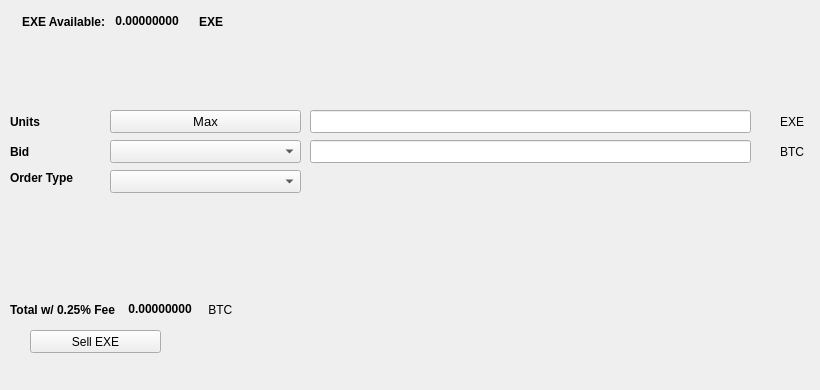
   <widget class="QWidget" name="SellTab">
    <attribute name="title">
     <string>Sell</string>
    </attribute>
    <widget class="QLabel" name="label_16">
     <property name="geometry">
      <rect>
       <x>780</x>
       <y>140</y>
       <width>31</width>
       <height>23</height>
      </rect>
     </property>
     <property name="text">
      <string>BTC</string>
     </property>
    </widget>
    <widget class="QComboBox" name="SellBidcomboBox">
     <property name="geometry">
      <rect>
       <x>110</x>
       <y>140</y>
       <width>191</width>
       <height>23</height>
      </rect>
     </property>
     <property name="font">
      <font>
       <pointsize>10</pointsize>
      </font>
     </property>
    </widget>
    <widget class="QLabel" name="label_18">
     <property name="geometry">
      <rect>
       <x>10</x>
       <y>110</y>
       <width>46</width>
       <height>23</height>
      </rect>
     </property>
     <property name="font">
      <font>
       <weight>75</weight>
       <bold>true</bold>
      </font>
     </property>
     <property name="text">
      <string>Units</string>
     </property>
    </widget>
    <widget class="QPushButton" name="Sell_Max_Amount">
     <property name="geometry">
      <rect>
       <x>110</x>
       <y>110</y>
       <width>191</width>
       <height>23</height>
      </rect>
     </property>
     <property name="font">
      <font>
       <pointsize>10</pointsize>
      </font>
     </property>
     <property name="text">
      <string>Max</string>
     </property>
    </widget>
    <widget class="QLabel" name="label_20">
     <property name="geometry">
      <rect>
       <x>10</x>
       <y>170</y>
       <width>91</width>
       <height>16</height>
      </rect>
     </property>
     <property name="font">
      <font>
       <weight>75</weight>
       <bold>true</bold>
      </font>
     </property>
     <property name="text">
      <string>Order Type</string>
     </property>
    </widget>
    <widget class="QComboBox" name="SellOrdertypeCombo">
     <property name="geometry">
      <rect>
       <x>110</x>
       <y>170</y>
       <width>191</width>
       <height>23</height>
      </rect>
     </property>
     <property name="font">
      <font>
       <pointsize>10</pointsize>
      </font>
     </property>
    </widget>
    <widget class="QLabel" name="label_21">
     <property name="geometry">
      <rect>
       <x>10</x>
       <y>140</y>
       <width>46</width>
       <height>23</height>
      </rect>
     </property>
     <property name="font">
      <font>
       <weight>75</weight>
       <bold>true</bold>
      </font>
     </property>
     <property name="text">
      <string>Bid</string>
     </property>
    </widget>
    <widget class="QLabel" name="label_22">
     <property name="geometry">
      <rect>
       <x>780</x>
       <y>110</y>
       <width>31</width>
       <height>23</height>
      </rect>
     </property>
     <property name="text">
      <string>EXE</string>
     </property>
    </widget>
    <widget class="QLineEdit" name="UnitsInputEXE">
     <property name="geometry">
      <rect>
       <x>310</x>
       <y>110</y>
       <width>441</width>
       <height>23</height>
      </rect>
     </property>
     <property name="font">
      <font>
       <pointsize>9</pointsize>
       <weight>75</weight>
       <bold>true</bold>
      </font>
     </property>
    </widget>
    <widget class="QLineEdit" name="SellBidPriceEdit">
     <property name="geometry">
      <rect>
       <x>310</x>
       <y>140</y>
       <width>441</width>
       <height>23</height>
      </rect>
     </property>
     <property name="font">
      <font>
       <pointsize>9</pointsize>
       <weight>75</weight>
       <bold>true</bold>
      </font>
     </property>
    </widget>
    <widget class="QPushButton" name="SellEXEBTN">
     <property name="geometry">
      <rect>
       <x>30</x>
       <y>330</y>
       <width>131</width>
       <height>23</height>
      </rect>
     </property>
     <property name="text">
      <string>Sell EXE</string>
     </property>
     <property name="icon">
      <iconset resource="../excoin">
       <normaloff>:/icons/bitcoin</normaloff>:/icons/bitcoin</iconset>
     </property>
    </widget>
    <widget class="QWidget" name="layoutWidget3">
     <property name="geometry">
      <rect>
       <x>22</x>
       <y>12</y>
       <width>258</width>
       <height>19</height>
      </rect>
     </property>
     <layout class="QHBoxLayout" name="horizontalLayout">
      <item>
       <widget class="QLabel" name="label232_2">
        <property name="font">
         <font>
          <weight>75</weight>
          <bold>true</bold>
         </font>
        </property>
        <property name="text">
         <string>EXE Available:</string>
        </property>
       </widget>
      </item>
      <item>
       <widget class="QLabel" name="EXEAvailableLabel">
        <property name="palette">
         <palette>
          <active>
           <colorrole role="WindowText">
            <brush brushstyle="SolidPattern">
             <color alpha="255">
              <red>0</red>
              <green>0</green>
              <blue>0</blue>
             </color>
            </brush>
           </colorrole>
           <colorrole role="Button">
            <brush brushstyle="SolidPattern">
             <color alpha="255">
              <red>0</red>
              <green>170</green>
              <blue>0</blue>
             </color>
            </brush>
           </colorrole>
           <colorrole role="Light">
            <brush brushstyle="SolidPattern">
             <color alpha="255">
              <red>0</red>
              <green>255</green>
              <blue>0</blue>
             </color>
            </brush>
           </colorrole>
           <colorrole role="Midlight">
            <brush brushstyle="SolidPattern">
             <color alpha="255">
              <red>0</red>
              <green>212</green>
              <blue>0</blue>
             </color>
            </brush>
           </colorrole>
           <colorrole role="Dark">
            <brush brushstyle="SolidPattern">
             <color alpha="255">
              <red>0</red>
              <green>85</green>
              <blue>0</blue>
             </color>
            </brush>
           </colorrole>
           <colorrole role="Mid">
            <brush brushstyle="SolidPattern">
             <color alpha="255">
              <red>0</red>
              <green>113</green>
              <blue>0</blue>
             </color>
            </brush>
           </colorrole>
           <colorrole role="Text">
            <brush brushstyle="SolidPattern">
             <color alpha="255">
              <red>0</red>
              <green>170</green>
              <blue>0</blue>
             </color>
            </brush>
           </colorrole>
           <colorrole role="BrightText">
            <brush brushstyle="SolidPattern">
             <color alpha="255">
              <red>255</red>
              <green>255</green>
              <blue>255</blue>
             </color>
            </brush>
           </colorrole>
           <colorrole role="ButtonText">
            <brush brushstyle="SolidPattern">
             <color alpha="255">
              <red>0</red>
              <green>0</green>
              <blue>0</blue>
             </color>
            </brush>
           </colorrole>
           <colorrole role="Base">
            <brush brushstyle="SolidPattern">
             <color alpha="255">
              <red>255</red>
              <green>255</green>
              <blue>255</blue>
             </color>
            </brush>
           </colorrole>
           <colorrole role="Window">
            <brush brushstyle="SolidPattern">
             <color alpha="255">
              <red>0</red>
              <green>170</green>
              <blue>0</blue>
             </color>
            </brush>
           </colorrole>
           <colorrole role="Shadow">
            <brush brushstyle="SolidPattern">
             <color alpha="255">
              <red>0</red>
              <green>0</green>
              <blue>0</blue>
             </color>
            </brush>
           </colorrole>
           <colorrole role="AlternateBase">
            <brush brushstyle="SolidPattern">
             <color alpha="255">
              <red>127</red>
              <green>212</green>
              <blue>127</blue>
             </color>
            </brush>
           </colorrole>
           <colorrole role="ToolTipBase">
            <brush brushstyle="SolidPattern">
             <color alpha="255">
              <red>255</red>
              <green>255</green>
              <blue>220</blue>
             </color>
            </brush>
           </colorrole>
           <colorrole role="ToolTipText">
            <brush brushstyle="SolidPattern">
             <color alpha="255">
              <red>0</red>
              <green>0</green>
              <blue>0</blue>
             </color>
            </brush>
           </colorrole>
          </active>
          <inactive>
           <colorrole role="WindowText">
            <brush brushstyle="SolidPattern">
             <color alpha="255">
              <red>0</red>
              <green>0</green>
              <blue>0</blue>
             </color>
            </brush>
           </colorrole>
           <colorrole role="Button">
            <brush brushstyle="SolidPattern">
             <color alpha="255">
              <red>0</red>
              <green>170</green>
              <blue>0</blue>
             </color>
            </brush>
           </colorrole>
           <colorrole role="Light">
            <brush brushstyle="SolidPattern">
             <color alpha="255">
              <red>0</red>
              <green>255</green>
              <blue>0</blue>
             </color>
            </brush>
           </colorrole>
           <colorrole role="Midlight">
            <brush brushstyle="SolidPattern">
             <color alpha="255">
              <red>0</red>
              <green>212</green>
              <blue>0</blue>
             </color>
            </brush>
           </colorrole>
           <colorrole role="Dark">
            <brush brushstyle="SolidPattern">
             <color alpha="255">
              <red>0</red>
              <green>85</green>
              <blue>0</blue>
             </color>
            </brush>
           </colorrole>
           <colorrole role="Mid">
            <brush brushstyle="SolidPattern">
             <color alpha="255">
              <red>0</red>
              <green>113</green>
              <blue>0</blue>
             </color>
            </brush>
           </colorrole>
           <colorrole role="Text">
            <brush brushstyle="SolidPattern">
             <color alpha="255">
              <red>0</red>
              <green>170</green>
              <blue>0</blue>
             </color>
            </brush>
           </colorrole>
           <colorrole role="BrightText">
            <brush brushstyle="SolidPattern">
             <color alpha="255">
              <red>255</red>
              <green>255</green>
              <blue>255</blue>
             </color>
            </brush>
           </colorrole>
           <colorrole role="ButtonText">
            <brush brushstyle="SolidPattern">
             <color alpha="255">
              <red>0</red>
              <green>0</green>
              <blue>0</blue>
             </color>
            </brush>
           </colorrole>
           <colorrole role="Base">
            <brush brushstyle="SolidPattern">
             <color alpha="255">
              <red>255</red>
              <green>255</green>
              <blue>255</blue>
             </color>
            </brush>
           </colorrole>
           <colorrole role="Window">
            <brush brushstyle="SolidPattern">
             <color alpha="255">
              <red>0</red>
              <green>170</green>
              <blue>0</blue>
             </color>
            </brush>
           </colorrole>
           <colorrole role="Shadow">
            <brush brushstyle="SolidPattern">
             <color alpha="255">
              <red>0</red>
              <green>0</green>
              <blue>0</blue>
             </color>
            </brush>
           </colorrole>
           <colorrole role="AlternateBase">
            <brush brushstyle="SolidPattern">
             <color alpha="255">
              <red>127</red>
              <green>212</green>
              <blue>127</blue>
             </color>
            </brush>
           </colorrole>
           <colorrole role="ToolTipBase">
            <brush brushstyle="SolidPattern">
             <color alpha="255">
              <red>255</red>
              <green>255</green>
              <blue>220</blue>
             </color>
            </brush>
           </colorrole>
           <colorrole role="ToolTipText">
            <brush brushstyle="SolidPattern">
             <color alpha="255">
              <red>0</red>
              <green>0</green>
              <blue>0</blue>
             </color>
            </brush>
           </colorrole>
          </inactive>
          <disabled>
           <colorrole role="WindowText">
            <brush brushstyle="SolidPattern">
             <color alpha="255">
              <red>0</red>
              <green>85</green>
              <blue>0</blue>
             </color>
            </brush>
           </colorrole>
           <colorrole role="Button">
            <brush brushstyle="SolidPattern">
             <color alpha="255">
              <red>0</red>
              <green>170</green>
              <blue>0</blue>
             </color>
            </brush>
           </colorrole>
           <colorrole role="Light">
            <brush brushstyle="SolidPattern">
             <color alpha="255">
              <red>0</red>
              <green>255</green>
              <blue>0</blue>
             </color>
            </brush>
           </colorrole>
           <colorrole role="Midlight">
            <brush brushstyle="SolidPattern">
             <color alpha="255">
              <red>0</red>
              <green>212</green>
              <blue>0</blue>
             </color>
            </brush>
           </colorrole>
           <colorrole role="Dark">
            <brush brushstyle="SolidPattern">
             <color alpha="255">
              <red>0</red>
              <green>85</green>
              <blue>0</blue>
             </color>
            </brush>
           </colorrole>
           <colorrole role="Mid">
            <brush brushstyle="SolidPattern">
             <color alpha="255">
              <red>0</red>
              <green>113</green>
              <blue>0</blue>
             </color>
            </brush>
           </colorrole>
           <colorrole role="Text">
            <brush brushstyle="SolidPattern">
             <color alpha="255">
              <red>0</red>
              <green>85</green>
              <blue>0</blue>
             </color>
            </brush>
           </colorrole>
           <colorrole role="BrightText">
            <brush brushstyle="SolidPattern">
             <color alpha="255">
              <red>255</red>
              <green>255</green>
              <blue>255</blue>
             </color>
            </brush>
           </colorrole>
           <colorrole role="ButtonText">
            <brush brushstyle="SolidPattern">
             <color alpha="255">
              <red>0</red>
              <green>85</green>
              <blue>0</blue>
             </color>
            </brush>
           </colorrole>
           <colorrole role="Base">
            <brush brushstyle="SolidPattern">
             <color alpha="255">
              <red>0</red>
              <green>170</green>
              <blue>0</blue>
             </color>
            </brush>
           </colorrole>
           <colorrole role="Window">
            <brush brushstyle="SolidPattern">
             <color alpha="255">
              <red>0</red>
              <green>170</green>
              <blue>0</blue>
             </color>
            </brush>
           </colorrole>
           <colorrole role="Shadow">
            <brush brushstyle="SolidPattern">
             <color alpha="255">
              <red>0</red>
              <green>0</green>
              <blue>0</blue>
             </color>
            </brush>
           </colorrole>
           <colorrole role="AlternateBase">
            <brush brushstyle="SolidPattern">
             <color alpha="255">
              <red>0</red>
              <green>170</green>
              <blue>0</blue>
             </color>
            </brush>
           </colorrole>
           <colorrole role="ToolTipBase">
            <brush brushstyle="SolidPattern">
             <color alpha="255">
              <red>255</red>
              <green>255</green>
              <blue>220</blue>
             </color>
            </brush>
           </colorrole>
           <colorrole role="ToolTipText">
            <brush brushstyle="SolidPattern">
             <color alpha="255">
              <red>0</red>
              <green>0</green>
              <blue>0</blue>
             </color>
            </brush>
           </colorrole>
          </disabled>
         </palette>
        </property>
        <property name="font">
         <font>
          <weight>75</weight>
          <bold>true</bold>
         </font>
        </property>
        <property name="text">
         <string> 0.00000000 </string>
        </property>
        <property name="textInteractionFlags">
         <set>Qt::LinksAccessibleByMouse|Qt::TextSelectableByKeyboard|Qt::TextSelectableByMouse</set>
        </property>
       </widget>
      </item>
      <item>
       <widget class="QLabel" name="labelEXE">
        <property name="font">
         <font>
          <weight>75</weight>
          <bold>true</bold>
         </font>
        </property>
        <property name="text">
         <string>EXE</string>
        </property>
       </widget>
      </item>
     </layout>
    </widget>
    <widget class="QWidget" name="layoutWidget">
     <property name="geometry">
      <rect>
       <x>10</x>
       <y>300</y>
       <width>268</width>
       <height>19</height>
      </rect>
     </property>
     <layout class="QHBoxLayout" name="horizontalLayout_2">
      <item>
       <widget class="QLabel" name="label_19">
        <property name="font">
         <font>
          <weight>75</weight>
          <bold>true</bold>
         </font>
        </property>
        <property name="text">
         <string>Total w/ 0.25% Fee </string>
        </property>
       </widget>
      </item>
      <item>
       <widget class="QLabel" name="SellCostLabel">
        <property name="palette">
         <palette>
          <active>
           <colorrole role="WindowText">
            <brush brushstyle="SolidPattern">
             <color alpha="255">
              <red>0</red>
              <green>0</green>
              <blue>0</blue>
             </color>
            </brush>
           </colorrole>
           <colorrole role="Button">
            <brush brushstyle="SolidPattern">
             <color alpha="255">
              <red>0</red>
              <green>170</green>
              <blue>0</blue>
             </color>
            </brush>
           </colorrole>
           <colorrole role="Light">
            <brush brushstyle="SolidPattern">
             <color alpha="255">
              <red>0</red>
              <green>255</green>
              <blue>0</blue>
             </color>
            </brush>
           </colorrole>
           <colorrole role="Midlight">
            <brush brushstyle="SolidPattern">
             <color alpha="255">
              <red>0</red>
              <green>212</green>
              <blue>0</blue>
             </color>
            </brush>
           </colorrole>
           <colorrole role="Dark">
            <brush brushstyle="SolidPattern">
             <color alpha="255">
              <red>0</red>
              <green>85</green>
              <blue>0</blue>
             </color>
            </brush>
           </colorrole>
           <colorrole role="Mid">
            <brush brushstyle="SolidPattern">
             <color alpha="255">
              <red>0</red>
              <green>113</green>
              <blue>0</blue>
             </color>
            </brush>
           </colorrole>
           <colorrole role="Text">
            <brush brushstyle="SolidPattern">
             <color alpha="255">
              <red>0</red>
              <green>170</green>
              <blue>0</blue>
             </color>
            </brush>
           </colorrole>
           <colorrole role="BrightText">
            <brush brushstyle="SolidPattern">
             <color alpha="255">
              <red>255</red>
              <green>255</green>
              <blue>255</blue>
             </color>
            </brush>
           </colorrole>
           <colorrole role="ButtonText">
            <brush brushstyle="SolidPattern">
             <color alpha="255">
              <red>0</red>
              <green>0</green>
              <blue>0</blue>
             </color>
            </brush>
           </colorrole>
           <colorrole role="Base">
            <brush brushstyle="SolidPattern">
             <color alpha="255">
              <red>255</red>
              <green>255</green>
              <blue>255</blue>
             </color>
            </brush>
           </colorrole>
           <colorrole role="Window">
            <brush brushstyle="SolidPattern">
             <color alpha="255">
              <red>0</red>
              <green>170</green>
              <blue>0</blue>
             </color>
            </brush>
           </colorrole>
           <colorrole role="Shadow">
            <brush brushstyle="SolidPattern">
             <color alpha="255">
              <red>0</red>
              <green>0</green>
              <blue>0</blue>
             </color>
            </brush>
           </colorrole>
           <colorrole role="AlternateBase">
            <brush brushstyle="SolidPattern">
             <color alpha="255">
              <red>127</red>
              <green>212</green>
              <blue>127</blue>
             </color>
            </brush>
           </colorrole>
           <colorrole role="ToolTipBase">
            <brush brushstyle="SolidPattern">
             <color alpha="255">
              <red>255</red>
              <green>255</green>
              <blue>220</blue>
             </color>
            </brush>
           </colorrole>
           <colorrole role="ToolTipText">
            <brush brushstyle="SolidPattern">
             <color alpha="255">
              <red>0</red>
              <green>0</green>
              <blue>0</blue>
             </color>
            </brush>
           </colorrole>
          </active>
          <inactive>
           <colorrole role="WindowText">
            <brush brushstyle="SolidPattern">
             <color alpha="255">
              <red>0</red>
              <green>0</green>
              <blue>0</blue>
             </color>
            </brush>
           </colorrole>
           <colorrole role="Button">
            <brush brushstyle="SolidPattern">
             <color alpha="255">
              <red>0</red>
              <green>170</green>
              <blue>0</blue>
             </color>
            </brush>
           </colorrole>
           <colorrole role="Light">
            <brush brushstyle="SolidPattern">
             <color alpha="255">
              <red>0</red>
              <green>255</green>
              <blue>0</blue>
             </color>
            </brush>
           </colorrole>
           <colorrole role="Midlight">
            <brush brushstyle="SolidPattern">
             <color alpha="255">
              <red>0</red>
              <green>212</green>
              <blue>0</blue>
             </color>
            </brush>
           </colorrole>
           <colorrole role="Dark">
            <brush brushstyle="SolidPattern">
             <color alpha="255">
              <red>0</red>
              <green>85</green>
              <blue>0</blue>
             </color>
            </brush>
           </colorrole>
           <colorrole role="Mid">
            <brush brushstyle="SolidPattern">
             <color alpha="255">
              <red>0</red>
              <green>113</green>
              <blue>0</blue>
             </color>
            </brush>
           </colorrole>
           <colorrole role="Text">
            <brush brushstyle="SolidPattern">
             <color alpha="255">
              <red>0</red>
              <green>170</green>
              <blue>0</blue>
             </color>
            </brush>
           </colorrole>
           <colorrole role="BrightText">
            <brush brushstyle="SolidPattern">
             <color alpha="255">
              <red>255</red>
              <green>255</green>
              <blue>255</blue>
             </color>
            </brush>
           </colorrole>
           <colorrole role="ButtonText">
            <brush brushstyle="SolidPattern">
             <color alpha="255">
              <red>0</red>
              <green>0</green>
              <blue>0</blue>
             </color>
            </brush>
           </colorrole>
           <colorrole role="Base">
            <brush brushstyle="SolidPattern">
             <color alpha="255">
              <red>255</red>
              <green>255</green>
              <blue>255</blue>
             </color>
            </brush>
           </colorrole>
           <colorrole role="Window">
            <brush brushstyle="SolidPattern">
             <color alpha="255">
              <red>0</red>
              <green>170</green>
              <blue>0</blue>
             </color>
            </brush>
           </colorrole>
           <colorrole role="Shadow">
            <brush brushstyle="SolidPattern">
             <color alpha="255">
              <red>0</red>
              <green>0</green>
              <blue>0</blue>
             </color>
            </brush>
           </colorrole>
           <colorrole role="AlternateBase">
            <brush brushstyle="SolidPattern">
             <color alpha="255">
              <red>127</red>
              <green>212</green>
              <blue>127</blue>
             </color>
            </brush>
           </colorrole>
           <colorrole role="ToolTipBase">
            <brush brushstyle="SolidPattern">
             <color alpha="255">
              <red>255</red>
              <green>255</green>
              <blue>220</blue>
             </color>
            </brush>
           </colorrole>
           <colorrole role="ToolTipText">
            <brush brushstyle="SolidPattern">
             <color alpha="255">
              <red>0</red>
              <green>0</green>
              <blue>0</blue>
             </color>
            </brush>
           </colorrole>
          </inactive>
          <disabled>
           <colorrole role="WindowText">
            <brush brushstyle="SolidPattern">
             <color alpha="255">
              <red>0</red>
              <green>85</green>
              <blue>0</blue>
             </color>
            </brush>
           </colorrole>
           <colorrole role="Button">
            <brush brushstyle="SolidPattern">
             <color alpha="255">
              <red>0</red>
              <green>170</green>
              <blue>0</blue>
             </color>
            </brush>
           </colorrole>
           <colorrole role="Light">
            <brush brushstyle="SolidPattern">
             <color alpha="255">
              <red>0</red>
              <green>255</green>
              <blue>0</blue>
             </color>
            </brush>
           </colorrole>
           <colorrole role="Midlight">
            <brush brushstyle="SolidPattern">
             <color alpha="255">
              <red>0</red>
              <green>212</green>
              <blue>0</blue>
             </color>
            </brush>
           </colorrole>
           <colorrole role="Dark">
            <brush brushstyle="SolidPattern">
             <color alpha="255">
              <red>0</red>
              <green>85</green>
              <blue>0</blue>
             </color>
            </brush>
           </colorrole>
           <colorrole role="Mid">
            <brush brushstyle="SolidPattern">
             <color alpha="255">
              <red>0</red>
              <green>113</green>
              <blue>0</blue>
             </color>
            </brush>
           </colorrole>
           <colorrole role="Text">
            <brush brushstyle="SolidPattern">
             <color alpha="255">
              <red>0</red>
              <green>85</green>
              <blue>0</blue>
             </color>
            </brush>
           </colorrole>
           <colorrole role="BrightText">
            <brush brushstyle="SolidPattern">
             <color alpha="255">
              <red>255</red>
              <green>255</green>
              <blue>255</blue>
             </color>
            </brush>
           </colorrole>
           <colorrole role="ButtonText">
            <brush brushstyle="SolidPattern">
             <color alpha="255">
              <red>0</red>
              <green>85</green>
              <blue>0</blue>
             </color>
            </brush>
           </colorrole>
           <colorrole role="Base">
            <brush brushstyle="SolidPattern">
             <color alpha="255">
              <red>0</red>
              <green>170</green>
              <blue>0</blue>
             </color>
            </brush>
           </colorrole>
           <colorrole role="Window">
            <brush brushstyle="SolidPattern">
             <color alpha="255">
              <red>0</red>
              <green>170</green>
              <blue>0</blue>
             </color>
            </brush>
           </colorrole>
           <colorrole role="Shadow">
            <brush brushstyle="SolidPattern">
             <color alpha="255">
              <red>0</red>
              <green>0</green>
              <blue>0</blue>
             </color>
            </brush>
           </colorrole>
           <colorrole role="AlternateBase">
            <brush brushstyle="SolidPattern">
             <color alpha="255">
              <red>0</red>
              <green>170</green>
              <blue>0</blue>
             </color>
            </brush>
           </colorrole>
           <colorrole role="ToolTipBase">
            <brush brushstyle="SolidPattern">
             <color alpha="255">
              <red>255</red>
              <green>255</green>
              <blue>220</blue>
             </color>
            </brush>
           </colorrole>
           <colorrole role="ToolTipText">
            <brush brushstyle="SolidPattern">
             <color alpha="255">
              <red>0</red>
              <green>0</green>
              <blue>0</blue>
             </color>
            </brush>
           </colorrole>
          </disabled>
         </palette>
        </property>
        <property name="font">
         <font>
          <weight>75</weight>
          <bold>true</bold>
         </font>
        </property>
        <property name="autoFillBackground">
         <bool>false</bool>
        </property>
        <property name="text">
         <string> 0.00000000</string>
        </property>
        <property name="textInteractionFlags">
         <set>Qt::LinksAccessibleByMouse|Qt::TextSelectableByMouse</set>
        </property>
       </widget>
      </item>
      <item>
       <widget class="QLabel" name="label_17">
        <property name="font">
         <font>
          <weight>50</weight>
          <bold>false</bold>
         </font>
        </property>
        <property name="text">
         <string> BTC</string>
        </property>
       </widget>
      </item>
     </layout>
    </widget>
    <widget class="QLabel" name="label_23">
     <property name="geometry">
      <rect>
       <x>460</x>
       <y>300</y>
       <width>281</width>
       <height>81</height>
      </rect>
     </property>
     <property name="text">
      <string/>
     </property>
     <property name="pixmap">
      <pixmap>:/images/bittrex</pixmap>
     </property>
    </widget>
   </widget>
